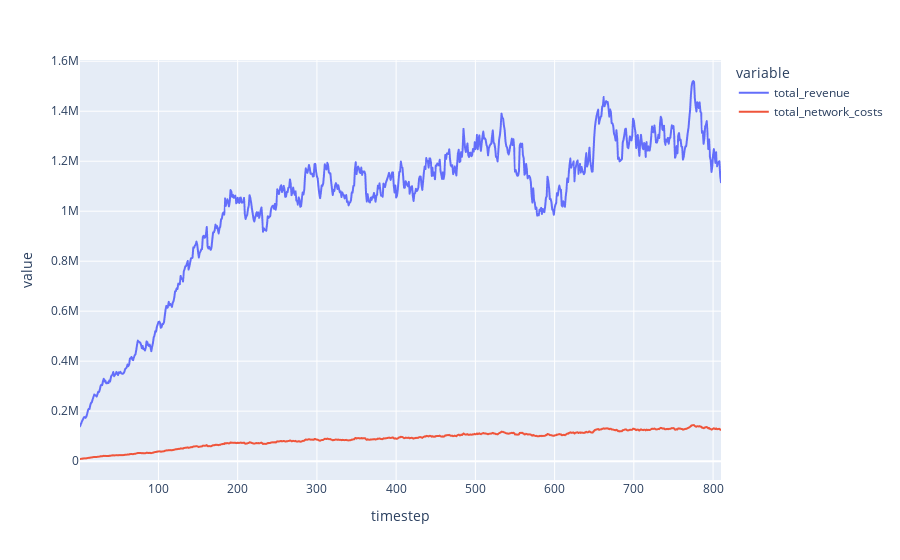

Notebook source saved alongside this figure:
### Code cell
df.plot(x='timestep', y=['total_revenue', 'total_network_costs'])

### Figure 1 — Plotly figure (JSON) as saved in the notebook; plotly's stock layout.template omitted (floating-point values rounded to 4 significant figures; data arrays with more than 128 entries replaced by an {"elided": "..."} marker saying what was removed)
{"data": [{"hovertemplate": "variable=total_revenue<br>timestep=%{x}<br>value=%{y}<extra></extra>", "legendgroup": "total_revenue", "line": {"color": "#636efa", "dash": "solid"}, "mode": "lines", "name": "total_revenue", "showlegend": true, "type": "scattergl", "x": {"elided": "810 int values"}, "xaxis": "x", "y": {"elided": "810 float values"}, "yaxis": "y"}, {"hovertemplate": "variable=total_network_costs<br>timestep=%{x}<br>value=%{y}<extra></extra>", "legendgroup": "total_network_costs", "line": {"color": "#EF553B", "dash": "solid"}, "mode": "lines", "name": "total_network_costs", "showlegend": true, "type": "scattergl", "x": {"elided": "810 int values"}, "xaxis": "x", "y": {"elided": "810 float values"}, "yaxis": "y"}], "layout": {"legend": {"title": {"text": "variable"}, "tracegroupgap": 0}, "margin": {"t": 60}, "xaxis": {"anchor": "y", "domain": [0, 1], "title": {"text": "timestep"}}, "yaxis": {"anchor": "x", "domain": [0, 1], "title": {"text": "value"}}}}
